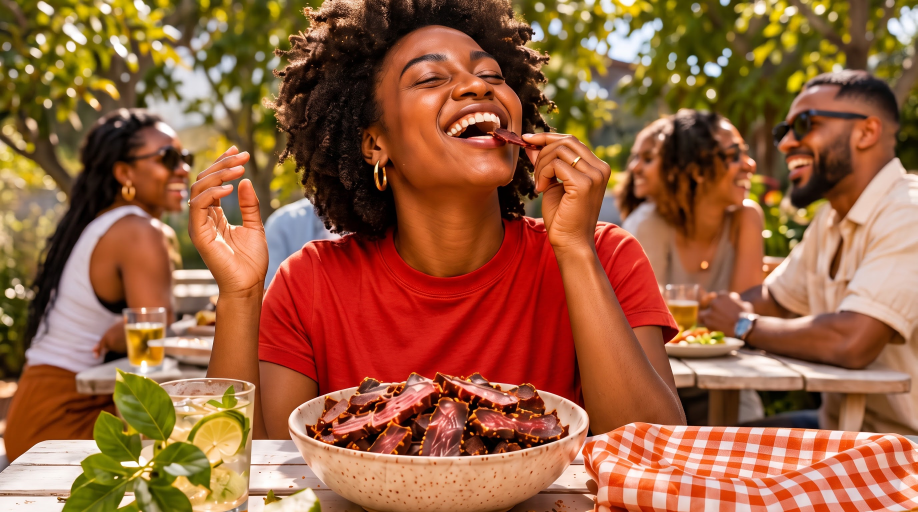
#> input picture assets-src/archive-v1/hero-master.jpg, 2752 x 1536 px, found by its file name (shown at 1/3 size)
$ python build-images.py
#> lines starting #> are read from the running program, lines starting #| are printed output that depends on the picture
#> in photo, im is the input picture: PIL image 2752x1536 RGB; mean R, G, B 152.7, 96.9, 63.6
#!/usr/bin/env python3
"""Build responsive, art-directed WebP/JPEG sets for the KESTO theme.

Masters live in assets-src/generated (see assets-src/PROVENANCE.md).
Output goes to themes/kesto/assets/images and is committed so the theme ZIP
ships compiled assets. Re-run after replacing any master:

    python3 tools/build-images.py
"""
from pathlib import Path
from PIL import Image

ROOT = Path(__file__).resolve().parent.parent
SRC = ROOT / "assets-src" / "generated"
OUT = ROOT / "themes" / "kesto" / "assets" / "images"
OUT.mkdir(parents=True, exist_ok=True)


def crop_focus(im, ratio, fx, fy):
    """Crop im to aspect `ratio` (w/h) keeping focal point (fx, fy in 0..1)."""
#> called with ratio = 1.78, fx = 0.42, fy = 0.5
    w, h = im.size
#> w = 2752; h = 1536
    if w / h > ratio:
        nw = round(h * ratio)
#> nw = 2731
        x = min(max(round(fx * w - nw / 2), 0), w - nw)
#> x = 0
        return im.crop((x, 0, x + nw, h))
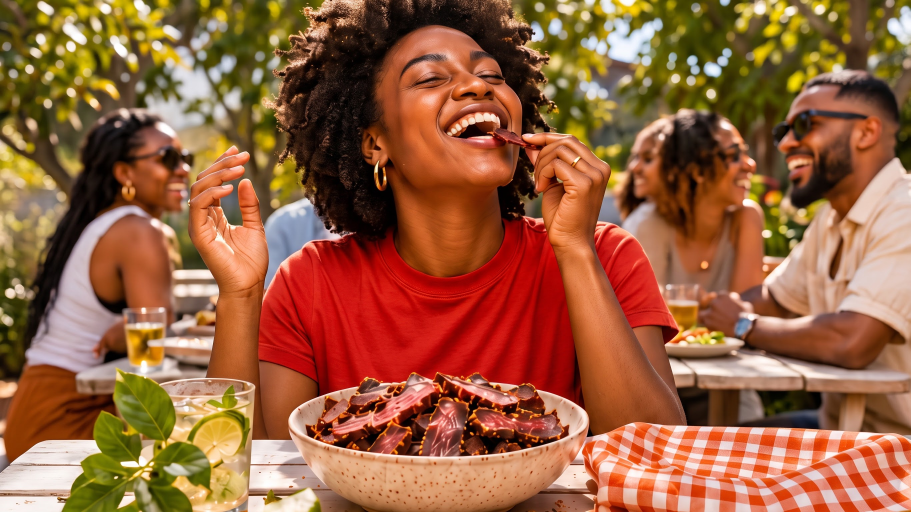
#> returned value: PIL image 2731x1536 RGB (shown at 1/3 size); mean R, G, B 152.5, 96.6, 63.2
    nh = round(w / ratio)
    y = min(max(round(fy * h - nh / 2), 0), h - nh)
    return im.crop((0, y, w, y + nh))


def emit(im, name, widths, quality=78, alpha=False):
#> called with name = 'hero-desktop', quality = 78, alpha = False
    for w in widths:
        if w > im.width:
            continue
        r = im.resize((w, round(im.height * w / im.width)), Image.LANCZOS)
        r.save(OUT / f"{name}-{w}.webp", quality=quality, method=6)
        if not alpha and w == widths[len(widths) // 2]:
            r.convert("RGB").save(OUT / f"{name}-{w}.jpg", quality=80, optimize=True, progressive=True)
#> this loop made 4 passes
#> w on passes 1 to 4: 960, 1440, 1920, 2560
    print(name, im.size, widths)
#| hero-desktop (2731, 1536) [960, 1440, 1920, 2560]


def photo(src, name, ratio, focus, widths):
    im = Image.open(SRC / src).convert("RGB")
    emit(crop_focus(im, ratio, *focus), name, widths)


# Hero: desktop wide (woman left-centre, table/gingham right), mobile 4:5 on woman + bowl.
photo("hero-master.jpg", "hero-desktop", 16 / 9, (0.42, 0.5), [960, 1440, 1920, 2560])
photo("hero-master.jpg", "hero-mobile", 4 / 5, (0.36, 0.5), [480, 800, 1200])
#> call 2 of crop_focus, with ratio = 0.8, fx = 0.36, fy = 0.5
#> in crop_focus (call 2), `return im.crop((x, 0, x + nw, h))`:
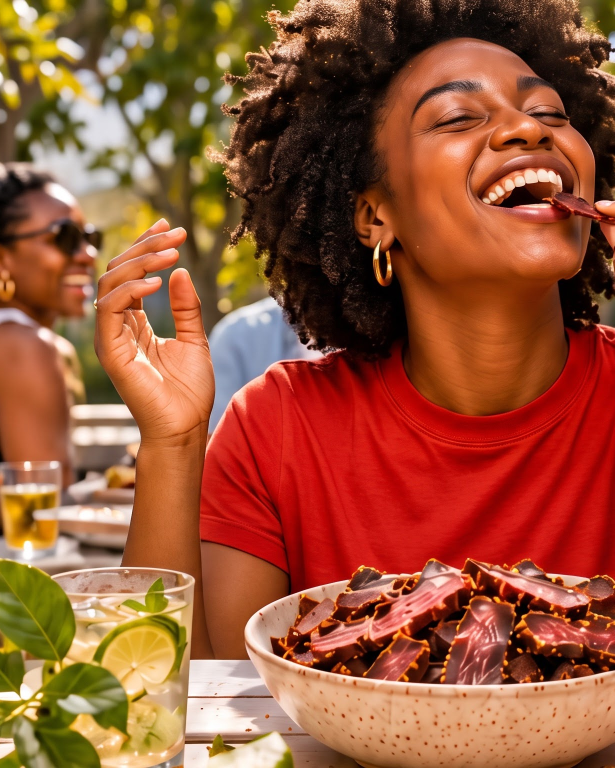
#> returned value: PIL image 1229x1536 RGB (shown at 1/2 size); mean R, G, B 152.3, 85.2, 54.8
#> the loop in emit (call 2), `for w in widths:` made 3 passes
#> w on passes 1 to 3: 480, 800, 1200
#| hero-mobile (1229, 1536) [480, 800, 1200]

# Community overhead: wide desktop, mobile square crop on bowls + hands.
photo("community-master.jpg", "community-desktop", 2.35, (0.5, 0.5), [960, 1600, 2400])
#> call 3 of photo, with src = 'community-master.jpg', name = 'community-desktop', ratio = 2.35, focus = (0.5, 0.5)
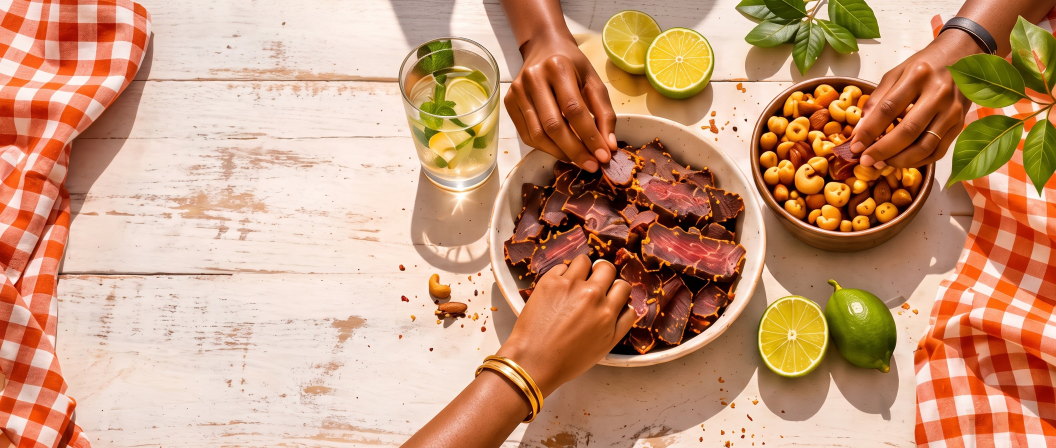
#> input picture assets-src/generated/community-master.jpg, 3168 x 1344 px (shown at 1/3 size)
#> in photo, im is the input picture: PIL image 3168x1344 RGB; mean R, G, B 201.2, 154, 122.9
#> call 3 of crop_focus, with ratio = 2.35, fx = 0.5, fy = 0.5
#> in crop_focus (call 3), `return im.crop((x, 0, x + nw, h))`:
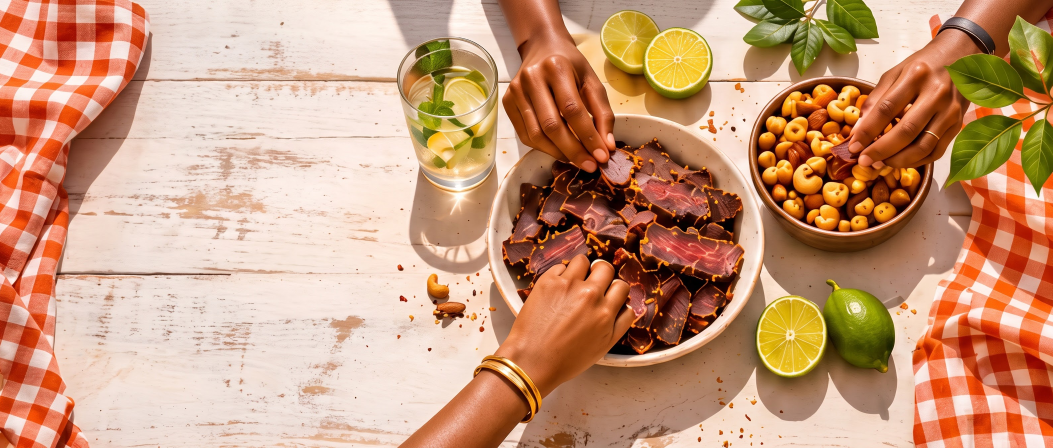
#> returned value: PIL image 3158x1344 RGB (shown at 1/3 size); mean R, G, B 201.2, 154.2, 123.1
#| community-desktop (3158, 1344) [960, 1600, 2400]
photo("community-master.jpg", "community-mobile", 1.0, (0.66, 0.5), [480, 800, 1200])
#> call 4 of crop_focus, with ratio = 1, fx = 0.66, fy = 0.5
#> in crop_focus (call 4), `return im.crop((x, 0, x + nw, h))`:
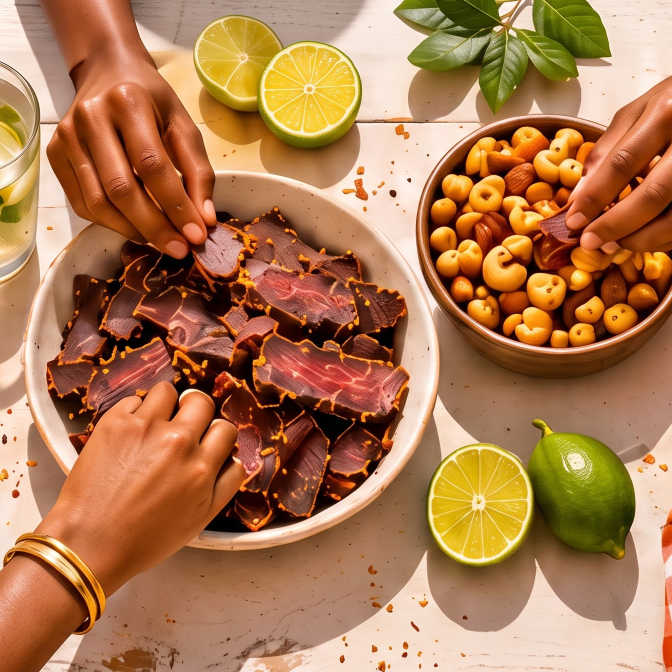
#> returned value: PIL image 1344x1344 RGB (shown at 1/2 size); mean R, G, B 174.7, 123.3, 82.6
#> the loop in emit (call 4), `for w in widths:` made 3 passes
#> pass 1, in emit (call 4), `r = im.resize((w, round(im.height * w / im.width)), Image.LANCZOS)`:
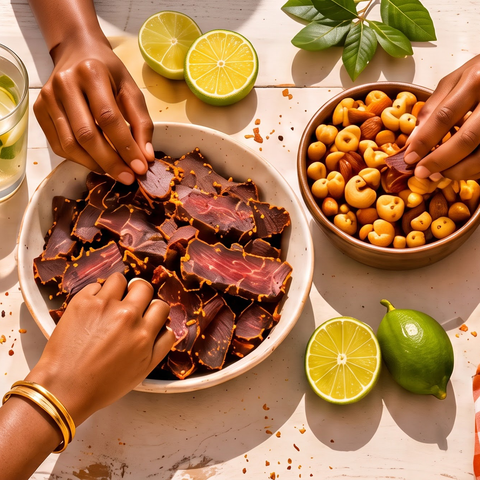
#> r: PIL image 480x480 RGB; mean R, G, B 174.6, 123.3, 82.6
#> pass 2, in emit (call 4), `r = im.resize((w, round(im.height * w / im.width)), Image.LANCZOS)`:
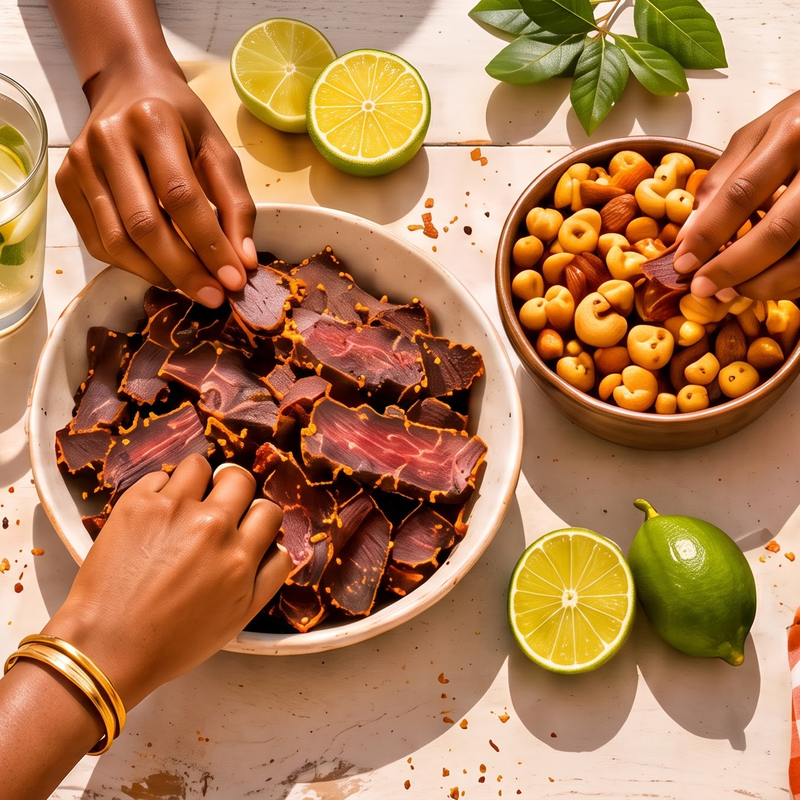
#> r: PIL image 800x800 RGB; mean R, G, B 174.7, 123.3, 82.6
#| community-mobile (1344, 1344) [480, 800, 1200]

# Story stages.
for key, focus in {"source": (0.4, 0.55), "craft": (0.55, 0.5), "company": (0.55, 0.5)}.items():
#> (the run stopped early here; a loop or call above may not have finished)
